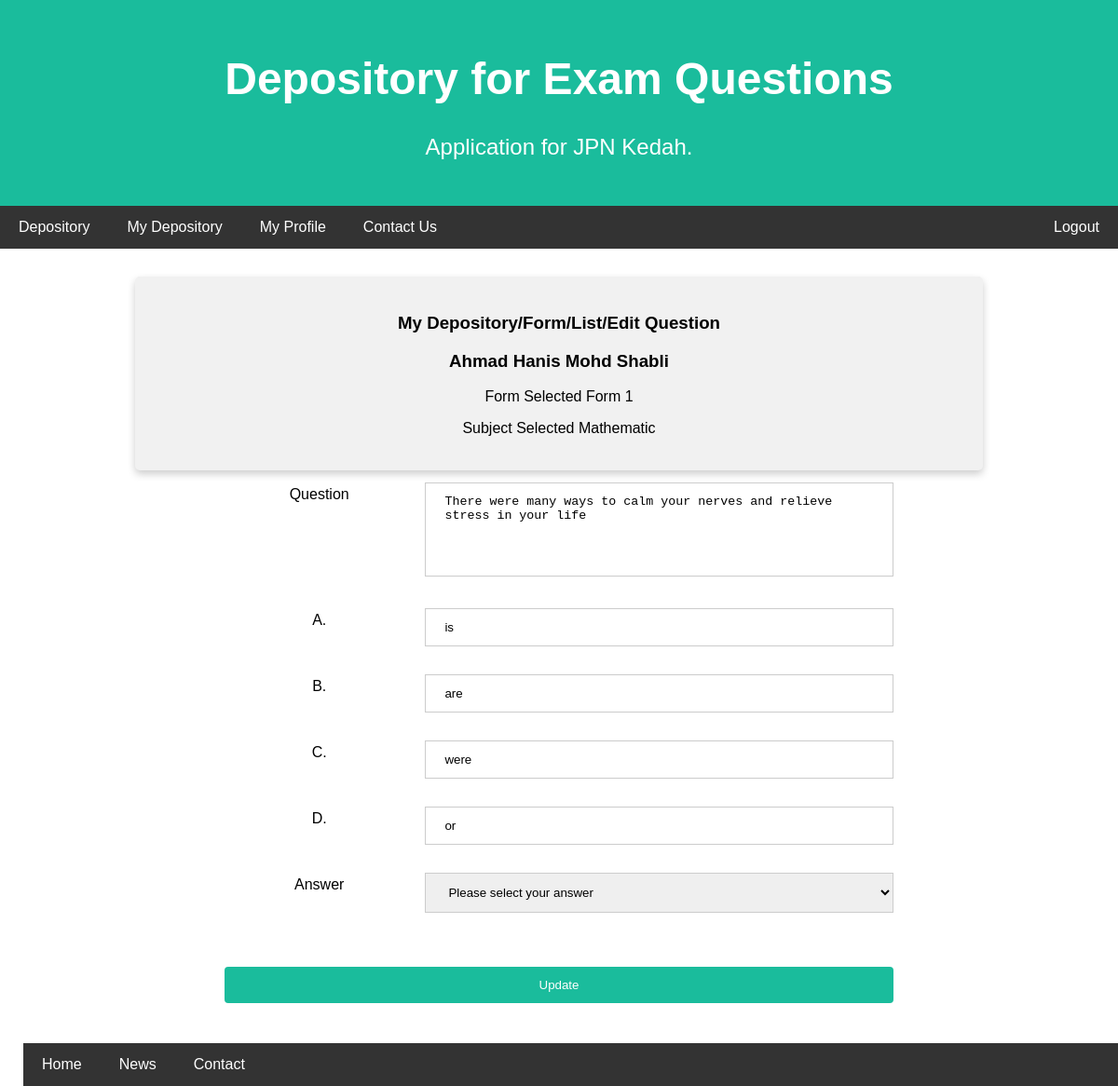
The page /php/editquestion.php?yearform=Form 1&subject=Mathematic&qid=19&pageno=1 (signed in) on the database its author committed.
### tables this page shows
CREATE TABLE `tbl_questions` (
  `q_id` int(6) NOT NULL,
  `form` varchar(6) NOT NULL,
  `subject_name` varchar(30) NOT NULL,
  `user_email` varchar(60) NOT NULL,
  `question` varchar(500) NOT NULL,
  `ans_a` varchar(200) NOT NULL,
  `ans_b` varchar(200) NOT NULL,
  `ans_c` varchar(200) NOT NULL,
  `ans_d` varchar(200) NOT NULL,
  `ans` varchar(1) NOT NULL,
  `date_created` datetime(6) NOT NULL DEFAULT current_timestamp(6)
);

### php/editquestion.php (the view, shortened to what this page needs)
<?php
include_once("dbconnect.php");
if ($_SESSION["session_id"]) {
    $user_email = $_SESSION["email"];
    $name = $_SESSION["name"];
    $yearform = $_GET['yearform'];
    $subject = $_GET['subject'];
    $qid = $_GET['qid'];
    $sqllistquestion = "SELECT * FROM tbl_questions WHERE user_email = '$user_email' AND q_id = '$qid'";
    $stmt = $conn->prepare($sqllistquestion);
    $stmt->execute();
    $rows = $stmt->fetchAll();
} else {
    echo "<script> alert('Session not available. Please login')</script>";
    echo "<script> window.location.replace('../html/login.html')</script>";
}
?>
<!DOCTYPE html>
<html>
<head>
    <link rel="stylesheet" href="../css/style.css">
    <link rel="stylesheet" href="https://cdnjs.cloudflare.com/ajax/libs/font-awesome/4.7.0/css/font-awesome.min.css">
</head>
<body>
    <div class="header">
        <h1>Depository for Exam Questions</h1>
        <p>Application for JPN Kedah.</p>
    </div>
    <div class="topnavbar" id="myTopnav">
        <a href="depository.php">Depository</a>
        <a href="mydepository.php">My Depository</a>
        <a href="#">My Profile</a>
        <a href="#">Contact Us</a>
        <a href="../html/login.html" onclick="logout()" class="right">Logout</a>
    </div>
    <div class="main">
        <div class="row-single">
            <div class="card-header" type="submit">
                <h3>My Depository/Form/List/Edit Question</h3>
                <?php
                echo "<h3> " . $name . "</h3>";
                echo "<p> Form Selected " . $yearform . "</p>";
                echo "<p> Subject Selected " . $subject . "</p>";
                ?>
            </div>
            <form name="questionForm" action="newquestion.php" onsubmit="return validateNewQForm()" method="get">
                <div class="row">
                    <div class="col-25">
                        <label for="fname">Question</label>
                    </div>
                    <div class="col-75">
                        <textarea type="text" cols="110%" rows="5" id="idquestion" name="question" resize="none" placeholder="Your question here" required><?php foreach ($rows as $question){echo $question['question'];} ?></textarea>
                    </div>
                </div>
                <div class="row">
                    <div class="col-25">
                        <label for="lnamea">A.</label>
                    </div>
                    <div class="col-75">
                        <input type="text" id="idanswera" name="answera" placeholder="Answer a" value= <?php foreach ($rows as $question){echo $question['ans_a'];} ?> required>
                    </div>
                </div>
                <div class="row">
                    <div class="col-25">
                        <label for="lnameb">B.</label>
                    </div>
                    <div class="col-75">
                        <input type="text" id="idanswerb" name="answerb" placeholder="Answer b" value= <?php foreach ($rows as $question){echo $question['ans_b'];} ?> required>
                    </div>
                </div>
                <div class="row">
                    <div class="col-25">
                        <label for="lnamec">C.</label>
                    </div>
                    <div class="col-75">
                        <input type="text" id="idanswerc" name="answerc" placeholder="Answer c" value= <?php foreach ($rows as $question){echo $question['ans_c'];} ?> required>
                    </div>
                </div>
                <div class="row">
                    <div class="col-25">
                        <label for="lnamed">D.</label>
                    </div>
                    <div class="col-75">
                        <input type="text" id="idanswerd" name="answerd" placeholder="Answer d" value= <?php foreach ($rows as $question){echo $question['ans_d'];} ?> required>
                    </div>
                </div>
                <div class="row">
                    <div class="col-25">
                        <label for="answer">Answer</label>
                    </div>
                    <div class="col-75">
                        <select name="answer" id="idanswer">
                            <option value="noselection">Please select your answer</option>
                        </select>
                    </div>
                </div>
                <div class="row">
                </div>
                <div class="row">
                </div>
                <div class="row">
                    <div><input type="submit" name="submit" value="Update"></div>
                </div>
            </form>
        </div>
        <div class="bottomnavbar">
            <a href="../index.html">Home</a>
            <a href="#news">News</a>
            <a href="#contact">Contact</a>
        </div>
</body>
</html>

### css/style.css (style rules this page uses)
* { box-sizing: border-box; }
body { font-family: Arial, Helvetica, sans-serif; margin-top: 0; margin-left: 0; margin-right: 0; margin-bottom: 50px; align-items: center; }
.header { padding: 25px; text-align: center; background: #1abc9c; color: white; }
.topnavbar { overflow: hidden; background-color: #333; width: 100%; }
.topnavbar a { float: left; display: block; color: white; text-align: center; padding: 14px 20px; text-decoration: none; }
.topnavbar a.right { float: right; }
.bottomnavbar { overflow: hidden; background-color: #333; width: 100%; position: fixed; bottom: 0; width: 100%; }
.bottomnavbar a { float: left; display: block; color: white; text-align: center; padding: 14px 20px; text-decoration: none; }
.main { -ms-flex: 100%; flex: 100%; background-color: rgb(255, 255, 255); padding: 25px; text-align: center; }
label { padding: 12px 12px 12px 0; display: inline-block; }
a { text-decoration: none; color: black; }
textarea { resize: none; }
@media screen and (min-width: 601px) { .header h1 { font-size: 4vw; } }
@media screen and (min-width: 601px) { .header p { font-size: 2vw; } }
@media screen and (min-width: 601px) { .main { padding: 20px; width: 100%; } }
@media screen and (min-width: 601px) { .row { width: 80%; } }
@media screen and (min-width: 601px) { .row-single { width: 80%; } }
@media screen and (min-width: 601px) { .main { -ms-flex: 100%; flex: 100%; background-color: rgb(255, 255, 255); padding: 25px; text-align: center; } }
input[type=text], input[type=tel], input[type=password], select { width: 100%; padding: 12px 20px; margin: 8px 0; display: inline-block; border: 1px solid #ccc; box-sizing: border-box; }
textarea { max-width: 100%; padding: 12px 20px; margin: 8px 0; display: inline-block; border: 1px solid #ccc; box-sizing: border-box; }
input[type=submit] { background-color: #1abc9c; color: white; padding: 12px 20px; border: none; border-radius: 4px; cursor: pointer; float: right; width: 100%; }
.col-25 { float: left; width: 30%; }
.col-75 { float: left; width: 70%; }
.row:after { content: ""; display: table; clear: both; }
.row-single:after { content: ""; display: table; clear: both; }
.row { padding: 5px; text-align: center; display: inline-block; }
.row-single { padding: 5px; text-align: center; display: inline-block; }
.card-header { box-shadow: 0 4px 8px 0 rgba(0, 0, 0, 0.2); padding: 20px; text-align: center; background-color: #f1f1f1; transition: 0.3s; border-radius: 5px; }

### rows shown on the page
tbl_questions: question "There were many ways to calm your nerves and relieve stress in your life", answera "is", answerb "are", answerc "were", answerd "or"

### other values the page prints
$name "Ahmad Hanis Mohd Shabli"
$yearform "Form 1"
$subject "Mathematic"
